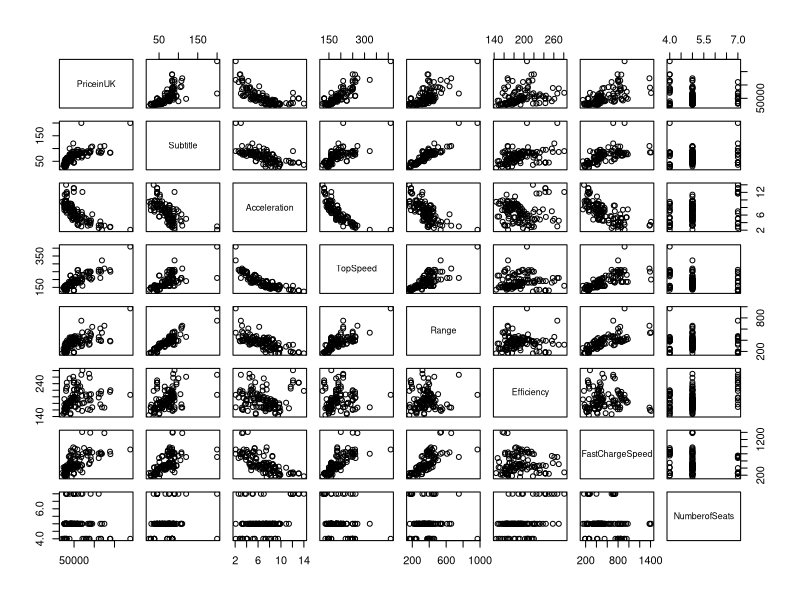
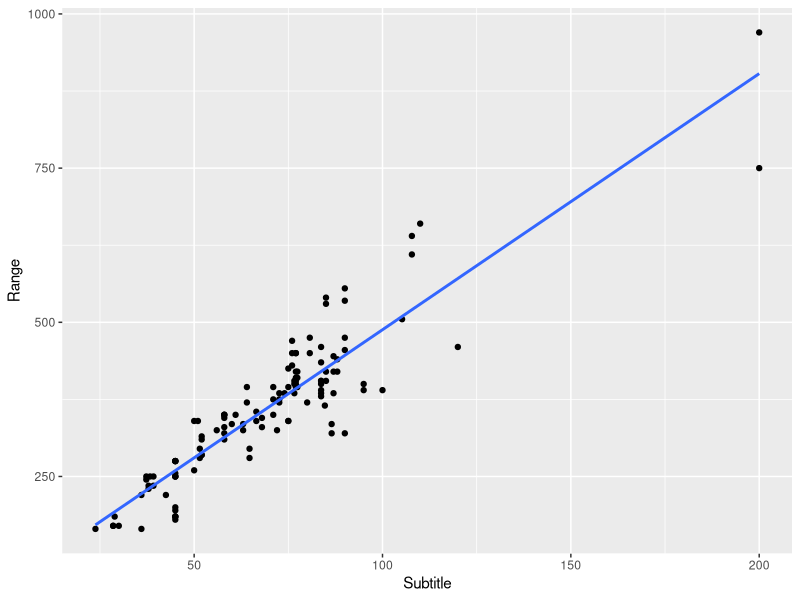
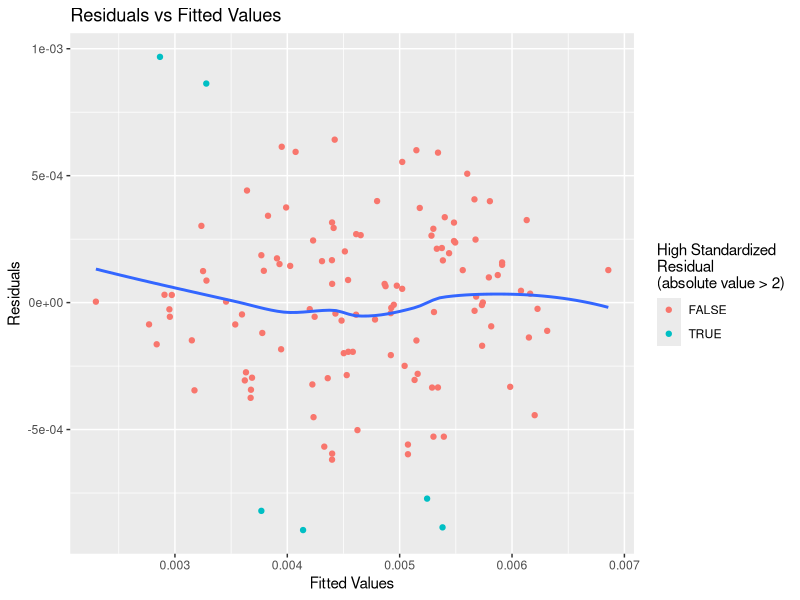
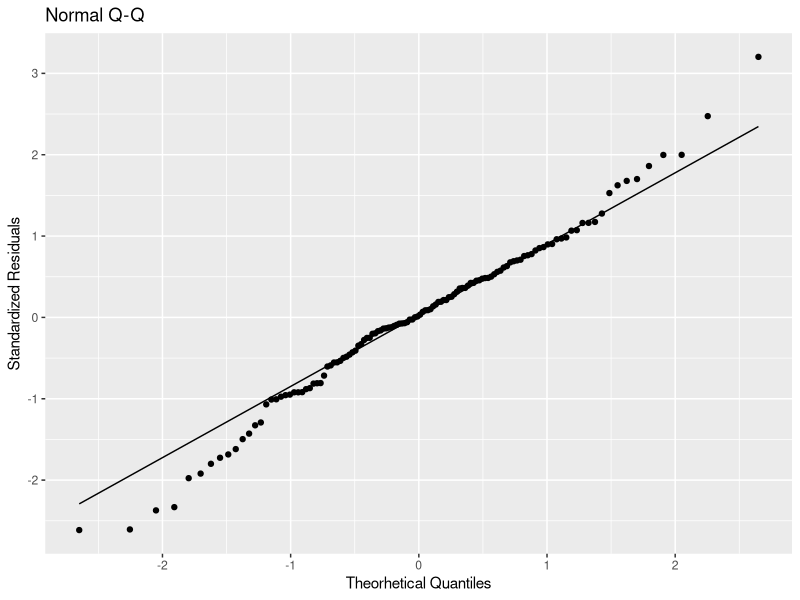
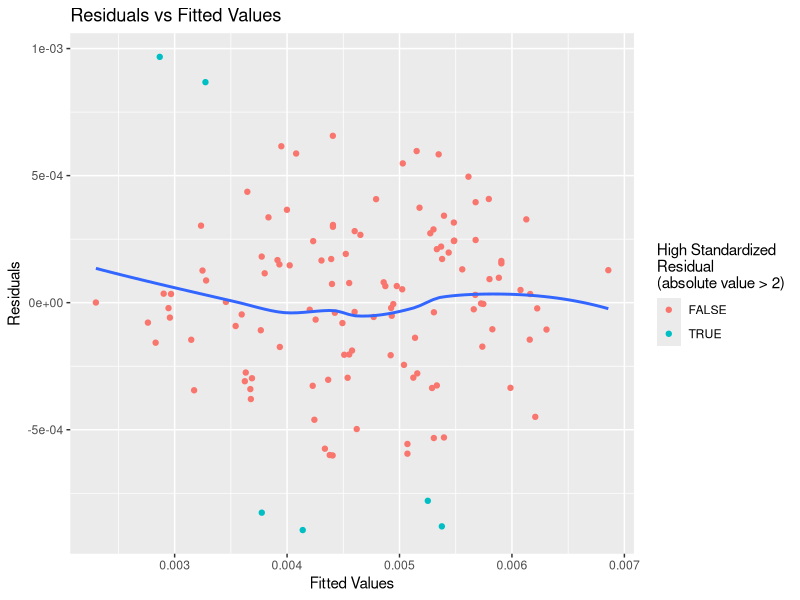
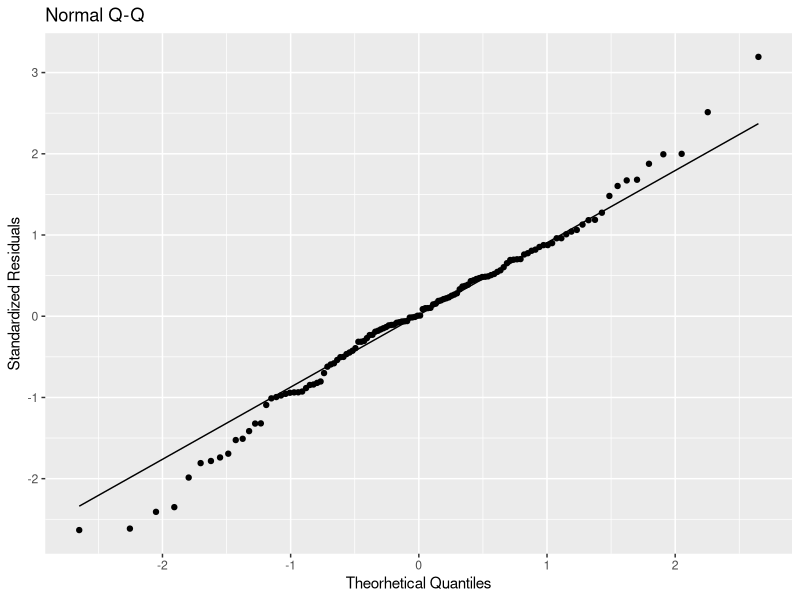

The R script that drew these images, in order:
## ---- chunk 1
knitr::opts_chunk$set(echo = TRUE)
## ---- chunk 2
library(dplyr)
library(knitr)
library(ggplot2)
library(magrittr)
library(tidyr)
data <- read.csv("Dataset/cleaned_data.csv") %>%
  drop_na

numeric_data <- data %>%
  select_if(is.numeric) %>%
  select(-"PriceinGermany")

numeric_data %>% cor

pairs(
  PriceinUK ~ .,
  numeric_data
)
## ---- chunk 3
ggplot(data, aes(Subtitle, Range)) +
  geom_point() +
  geom_smooth(method = "lm", formula = y ~ x, se = F)
## ---- chunk 4
full_model <- (
  1 / sqrt(PriceinUK) ~
    log(Range) +
    poly(Acceleration, 2, raw = T) +
    poly(TopSpeed, 2, raw = T) +
    poly(Efficiency, 2, raw = T) +
    log(FastChargeSpeed) +
    Drive +
    NumberofSeats
) %>%
  lm(data)

full_model %>%
  summary

full_std_residuals <- full_model %>%
  rstandard

ggplot(
  mapping = aes(
    x = full_model$fitted.values,
    y = full_model$residuals,
    title
  )
) +
  geom_point(aes(color = full_std_residuals %>% abs > 2)) +
  geom_smooth(se = F) +
  labs(
    x = "Fitted Values",
    y = "Residuals",
    color = "High Standardized\nResidual\n(absolute value > 2)",
    title = "Residuals vs Fitted Values"
  )

ggplot(mapping = aes(sample = full_std_residuals)) +
  geom_qq() +
  geom_qq_line() +
  labs(
    x = "Theorhetical Quantiles",
    y = "Standardized Residuals",
    title = "Normal Q-Q"
  )
## ---- chunk 5
reduced_model <- full_model %>%
  step(
    trace = 0,
    k = data %>% nrow %>% log
  )

reduced_model %>%
  summary
## ---- chunk 6
anova(reduced_model, full_model)
## ---- chunk 7
reduced_std_residuals <- reduced_model %>%
  rstandard

ggplot(
  mapping = aes(
    x = reduced_model$fitted.values,
    y = reduced_model$residuals,
    title
  )
) +
  geom_point(aes(color = reduced_std_residuals %>% abs > 2)) +
  geom_smooth(se = F) +
  labs(
    x = "Fitted Values",
    y = "Residuals",
    color = "High Standardized\nResidual\n(absolute value > 2)",
    title = "Residuals vs Fitted Values"
  )

ggplot(mapping = aes(sample = reduced_std_residuals)) +
  geom_qq() +
  geom_qq_line() +
  labs(
    x = "Theorhetical Quantiles",
    y = "Standardized Residuals",
    title = "Normal Q-Q"
  )
## ---- chunk 8
reduced_std_residuals %>% shapiro.test
## ---- chunk 9
reduced_model %>% (lmtest::bptest)
## ---- chunk 10
reduced_leverage <- reduced_model %>% hatvalues
data %>%
  subset(
    abs(reduced_leverage) > 2 * mean(reduced_leverage),
    c("Name", "PriceinUK")
  ) %>%
  kable
## ---- chunk 11
data %>%
  subset(
    abs(reduced_std_residuals) > 2,
    c("Name", "PriceinUK")
  ) %>%
  kable
